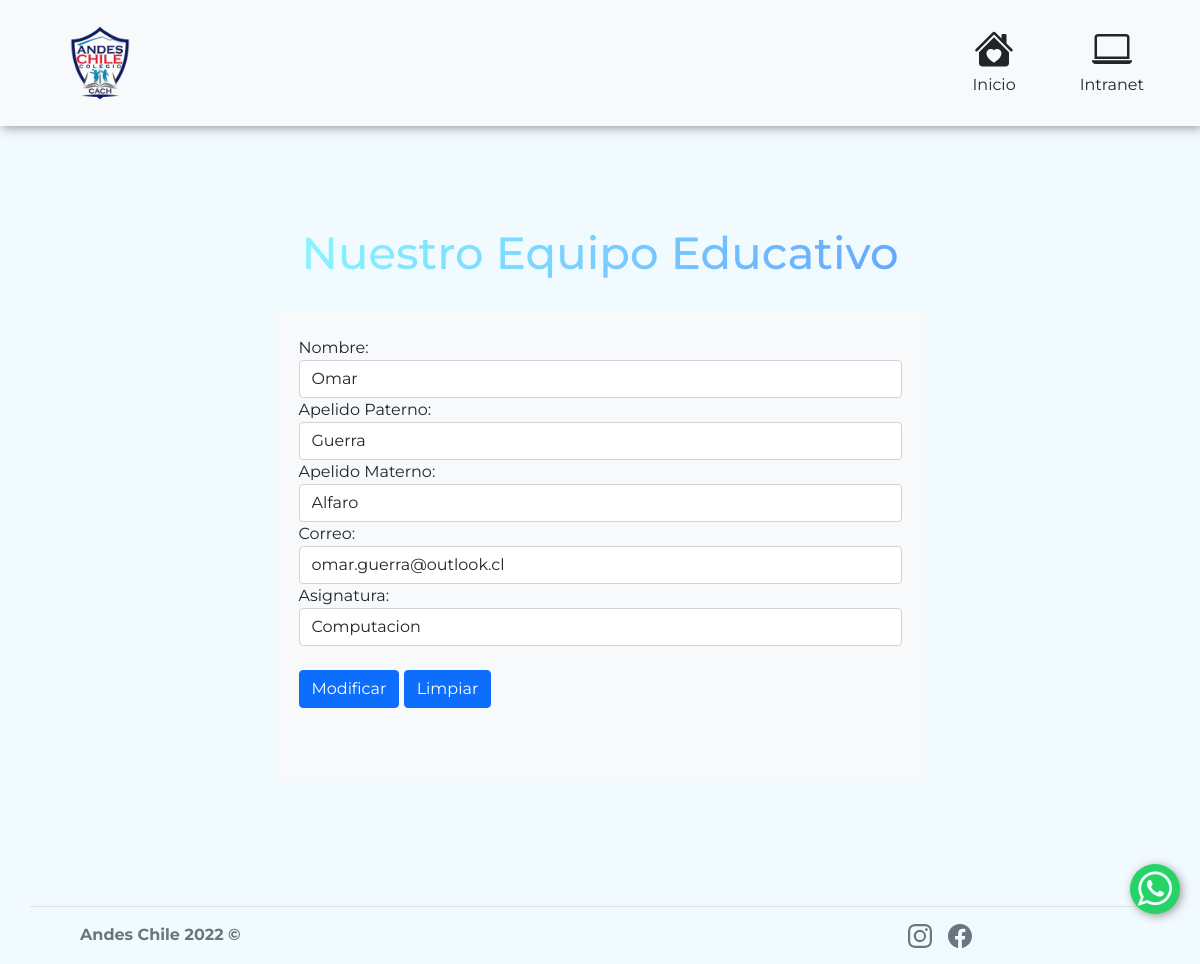
The app's page /equipo/modificar_docente/18679870-8 with its own data.
### equipo/models.py (models this page shows, shortened)
class Docente(models.Model):
    rut = models.CharField(max_length=15,primary_key=True, verbose_name='Rut')
    nombre = models.CharField(max_length=20, verbose_name='Nombre')
    apellidoPat = models.CharField(max_length=20,null=True, verbose_name='Apelido Paterno')
    apellidoMat = models.CharField(max_length=20,null=True, verbose_name='Apelido Materno')
    correo = models.CharField(max_length=30,null=True, verbose_name='Correo')
    imagen= models.ImageField(upload_to="equipo/static/equipo/Docentes",null=True, blank=True, height_field=None, width_field=None, max_length=None, verbose_name='Imagen')
    asignatura = models.ForeignKey(Asignatura, on_delete=models.CASCADE)

### equipo/views.py (the view, shortened to what this page needs)
# urls.py: path('modificar_docente/<id>',modificarDocente,name="modificarDocente"),
def modificarDocente(request, id):
    seleccionado = Docente.objects.get(rut=id) #select * from vehiculo where patente = id
    datos = {
        'form': ModDocenteForm(instance=seleccionado)
    }
    return render(request,'equipo/modificar_docente.html', datos)

### equipo/forms.py
class ModDocenteForm(ModelForm):
    class Meta:
        model = Docente
        fields = ['nombre','apellidoPat','apellidoMat', 'correo','asignatura']
    def __init__(self, *args, **kwargs):
        super(ModDocenteForm, self).__init__(*args, **kwargs)
        for visible in self.visible_fields():
            visible.field.widget.attrs['class'] = 'form-control'

### biblioteca/context_processor.py (called while the page is built)
def total_carrito(request):
    total = 0
    if request.user.is_authenticated:
        if "carrito" in request.session.keys():
            for key, value in request.session["carrito"].items():
                total += int(value["acumulado"])
    return {"total_factura":total}

### equipo/models.py (called while the page is built)
    def __str__(self):
        return self.nombreAsignatura

### equipo/templates/equipo/modificar_docente.html (shortened to what this page needs)
<!DOCTYPE html>
<html lang="es">
<head>
    {% load static %}
    <link rel="stylesheet" href="https://cdn.jsdelivr.net/npm/bootstrap-icons@1.7.2/font/bootstrap-icons.css">
    <link rel="stylesheet" href="https://stackpath.bootstrapcdn.com/font-awesome/4.7.0/css/font-awesome.min.css">
    <link href="{% static 'equipo/css/bootstrap.min.css'%}" rel="stylesheet">
    <link rel="stylesheet" href="{% static 'equipo/css/style.css'%}">
    <link rel="stylesheet" href="{% static 'equipo/css/styleAPI.css'%}">
</head>
<body>
    <nav id="navegador" class="navbar navbar-expand-lg navbar-light bg-light fixed-top col-12">
        <a class="navbar-brand" href="#"><img src="{% static 'equipo/img/logo.png'%}" width="100" height="100" alt="..."> </a>
        <div class="collapse navbar-collapse" id="navbarSupportedContent">
            <ul class="navbar-nav ms-auto mb-2 mb-lg-0 bg-light">
                <li class="nav-item align-items-center text-center">
                    <a href="{% url 'index' %}" class="nav-link text-dark">
                        Inicio
                    </a>
                </li>
                <li class="nav-item align-items-center text-center px-5">
                    <a href="{% url 'login' %}" class="nav-link text-dark">
                          Intranet
                    </a>
                </li>
            </ul>
        </div>
    </nav>
    <section id="Comunidad" class="container align-items-center section-padding">
        <h2 class="text-center"><span class="h2Comunidad">Nuestro Equipo Educativo</span></h2>
        <div class="container-fluid align-items-center ">
            <div class="col-md-12 col-lg-7 p-0 pt-4 pb-4 m-auto">
                <form action="" method="POST" id="formulario" class="bg-light p-4 m-auto">
                    <div class="form">
                        {{form}}
                        <br>
                    </div>
                    <input  type="submit" class="btn btn-primary" id="Modificar" value="Modificar">
                    <input type="reset" class="btn btn-primary" id="limpia" value="Limpiar">
                    <div id="exito" class="alert alert-succes" role="alert">
                    </div>
                </form>
            </div>
    </section>
    <footer class="container d-flex flex-wrap justify-content-between align-items-center py-3 border-top ">
        <div class="col-md-4 d-flex align-items-center ">
            <a href="/ " class="mb-3 me-2 mb-md-0 text-muted text-decoration-none lh-1">
                <svg class="bi" width="30" height="24">
                    <use xlink:href="#bootstrap"></use>
                </svg>
            </a>
            <span class="text-muted"><strong>Andes Chile 2022 &copy;</strong></span>
        </div>
        <ul class="nav col-md-4 justify-content-end ">
            <li class="ms-3">
                <a class="text-muted" href="https://www.instagram.com/cach.colegioandeschile/">
                </a>
            </li>
            <li class="ms-3"><a class="text-muted" href="https://www.facebook.com/colegioandeschile"></a></li>
        </ul>
        <div class="btn-float">
            <a href="https://wa.me/56949147149?text=Hola,%20estoy%20busca%20de%20información,%20mi%20consulta%20es%20la%20siguiente:" class="whatsapp" target="_blank"><i class="fa fa-whatsapp whatsapp-icon"></i></a>
        </div>
    </footer>
</body>
</html>

### equipo/static/equipo/css/style.css (style rules this page uses)
* { font-family: 'Montserrat', sans-serif; }
body { background: #f1fbff; }
#Comunidad { border-bottom: 0%; }
.navbar-brand { margin-left: 50px; }
.section-padding { padding: 100px 0; }
.h2Comunidad { font-size: 45px; -webkit-background-clip: text; background-clip: text; -webkit-text-fill-color: transparent; background-image: linear-gradient(120deg, #89f7fe 0%, #66a6ff 100%); }
.navbar { box-shadow: 2px 2px 10px #999; position: sticky; top: 0; }
.whatsapp { position: fixed; width: 70px; height: 70px; bottom: 50px; right: 20px; background-color: #25d366; color: #FFF; border-radius: 80px; text-align: center; font-size: 35px; z-index: 1; box-shadow: 2px 2px 10px #999; }
.whatsapp-icon { margin-top: 10px; font-size: 50px; color: #f1fbff; }
@media only screen and (min-width: 320px) { .whatsapp { position: fixed; width: 50px; height: 50px; bottom: 50px; right: 20px; background-color: #25d366; color: #FFF; border-radius: 80px; text-align: center; font-size: 35px; z-index: 1; } }
@media only screen and (min-width: 320px) { .whatsapp-icon { margin-top: 5px; font-size: 40px; color: #f1fbff; } }

### records on screen
Docente: nombre "Omar", apellidoPat "Guerra", apellidoMat "Alfaro", correo "omar.guerra@outlook.cl", asignatura "Computacion"
